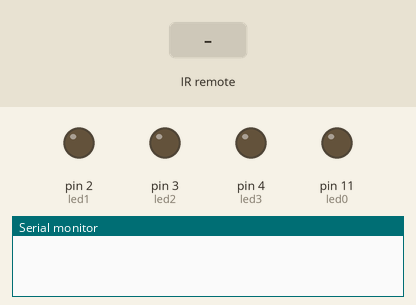
Recording of a sketch running on a simulated Arduino Uno, built with avr-gcc and run on an emulated ATmega328P. Parts: output pins drawn as LEDs (lit = HIGH), the last lines printed to the serial monitor. The test bench sets the inputs (shaded band).

Above: at 1.2 s.
1.3 s: infrared code 0xFFFFA25D received
At 2.1 s:
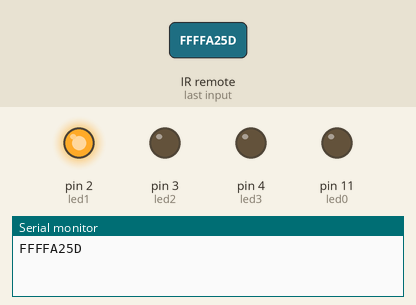
2.8 s: infrared code 0xFFFFA25D received
At 3.3 s:
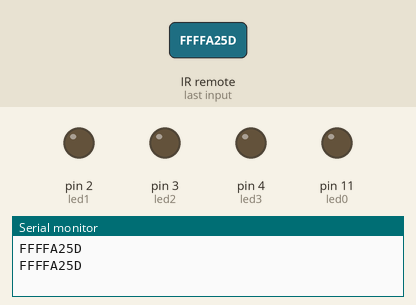
Timing chart, 0 to 5.8 s (numbered marks = the images above; inputs shaded):
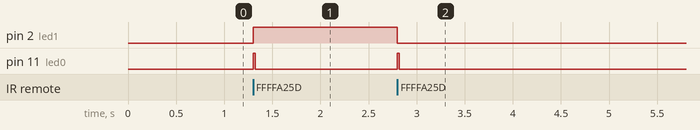

The sketch:

Ir_remote.ino
```cpp
// ------------------------------------------------------------------------------------------------------------
// Defines/Variables
// ------------------------------------------------------------------------------------------------------------


#include <IRremote.h>
#define led1 2
#define led2 3
#define led3 4

// Receber sinal
#define receptor 12
#define led0 11
IRrecv rec(receptor);
decode_results resultado;
int rec_val;

// Mandar sinal
/*
IRsend irsend;
unsigned long send_val;
decode_results res;
decode_type_t tipo;
*/


// ------------------------------------------------------------------------------------------------------------
// Functions
// ------------------------------------------------------------------------------------------------------------


void OnLed(int pin) {
  digitalWrite(pin, HIGH);
}

void OffLed(int pin) {
  digitalWrite(pin, LOW);
}

void OnOffLed(int pin) {
  if (digitalRead(pin) == LOW) {
    digitalWrite(pin, HIGH);
  } else {
    digitalWrite(pin, LOW);
  }
}


// ------------------------------------------------------------------------------------------------------------
// Source
// ------------------------------------------------------------------------------------------------------------


void setup() {
  pinMode(led0, OUTPUT);
  pinMode(led1, OUTPUT);
  pinMode(led2, OUTPUT);
  pinMode(led3, OUTPUT);
  Serial.begin(9600);
  rec.enableIRIn();
}

void loop() {
  // Enviar sinal infra vermelho
  /*Formatos de evento
   * NEC - 32bits
   * RC5 - 12bits
   * RC6 - 20bits
   * SONY - 20bits
   * UNKNOWN

  if(digitalRead(bt1) == 1) {
    send_val = 0x18E7;
    irsend.sendRC5(send_val, 12);
    Serial.println(send_val, HEX);
    tipo = res.decode_type;
    Serial.println(tipo);
    delay(500);
  } else if(digitalRead(bt2) == 1) {
    send_val = 0x4AB5;
    irsend.sendRC5(send_val, 12);
    Serial.println(send_val, HEX);
    tipo = res.decode_type;
    Serial.println(tipo);
    delay(500);
  }
  */

  // Caso receba algum sinal infra vermelho
  if (rec.decode(&resultado)) {
    digitalWrite(led0, HIGH);
    rec_val = resultado.value;
    Serial.println(rec_val, HEX);
    switch (rec_val) {
      case 0xFFFFA25D:
        OnOffLed(led1);
        break;
    }
    rec.resume();
    delay(20);
    digitalWrite(led0, LOW);
  }
}
```

Measured:
- after the input at 1.3 s, pin 2 (led1): LOW → HIGH at once; pin 11 (led0): LOW → HIGH at once, → LOW 0.02 s later
- after the input at 2.8 s, pin 2 (led1): HIGH → LOW at once; pin 11 (led0): LOW → HIGH at once, → LOW 0.02 s later
